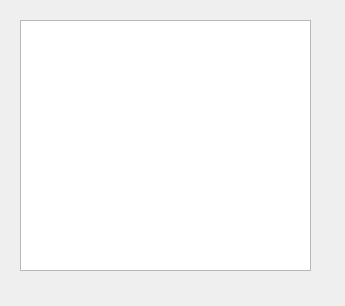
<?xml version="1.0" encoding="UTF-8"?>
<ui version="4.0">
 <class>Privileges</class>
 <widget class="QDialog" name="Privileges">
  <property name="geometry">
   <rect>
    <x>0</x>
    <y>0</y>
    <width>345</width>
    <height>306</height>
   </rect>
  </property>
  <property name="windowTitle">
   <string>Dialog</string>
  </property>
  <widget class="QTableWidget" name="tableWidget">
   <property name="geometry">
    <rect>
     <x>20</x>
     <y>20</y>
     <width>291</width>
     <height>251</height>
    </rect>
   </property>
  </widget>
 </widget>
 <resources/>
 <connections/>
</ui>
